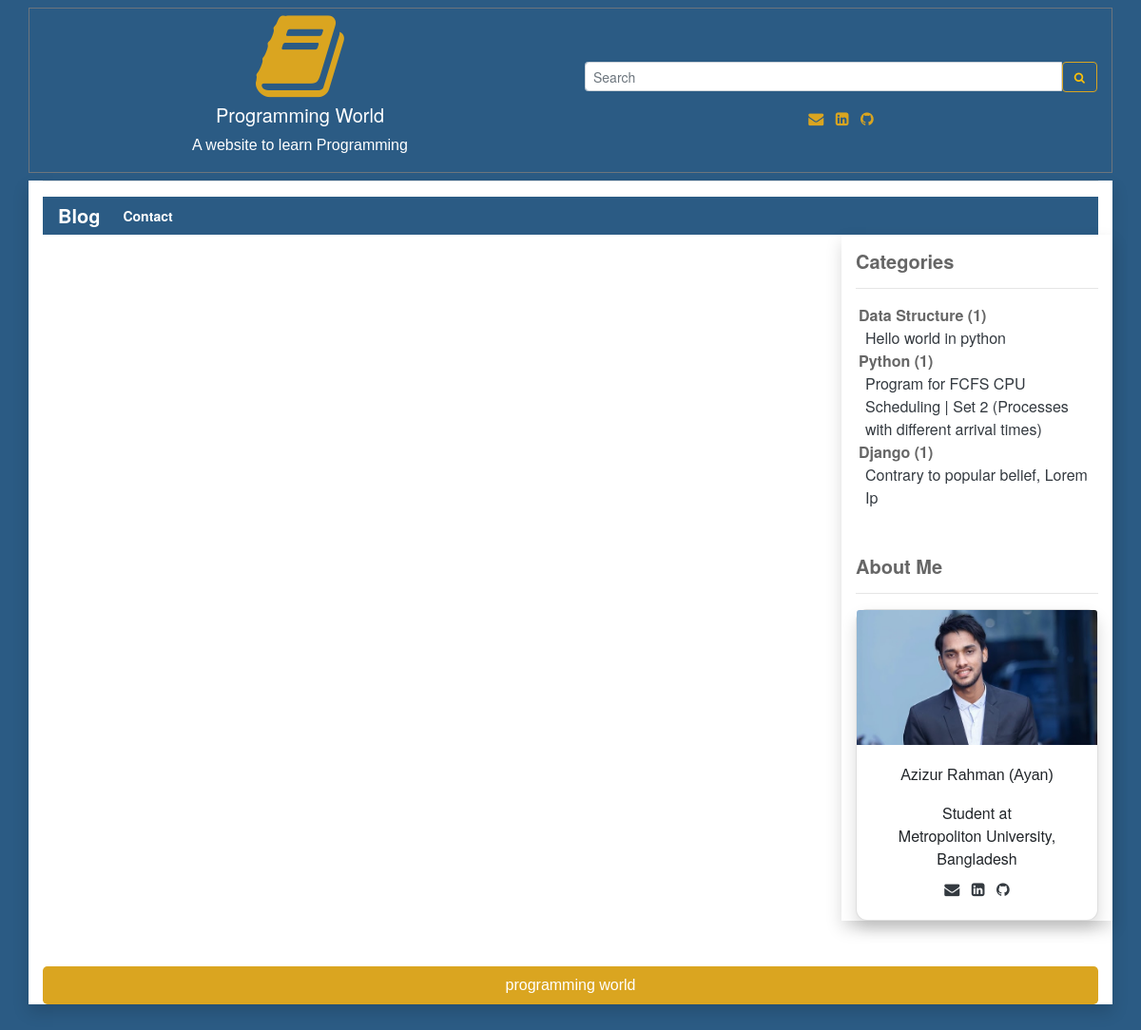
The page /date/2021-04-30 on the database as committed earlier.
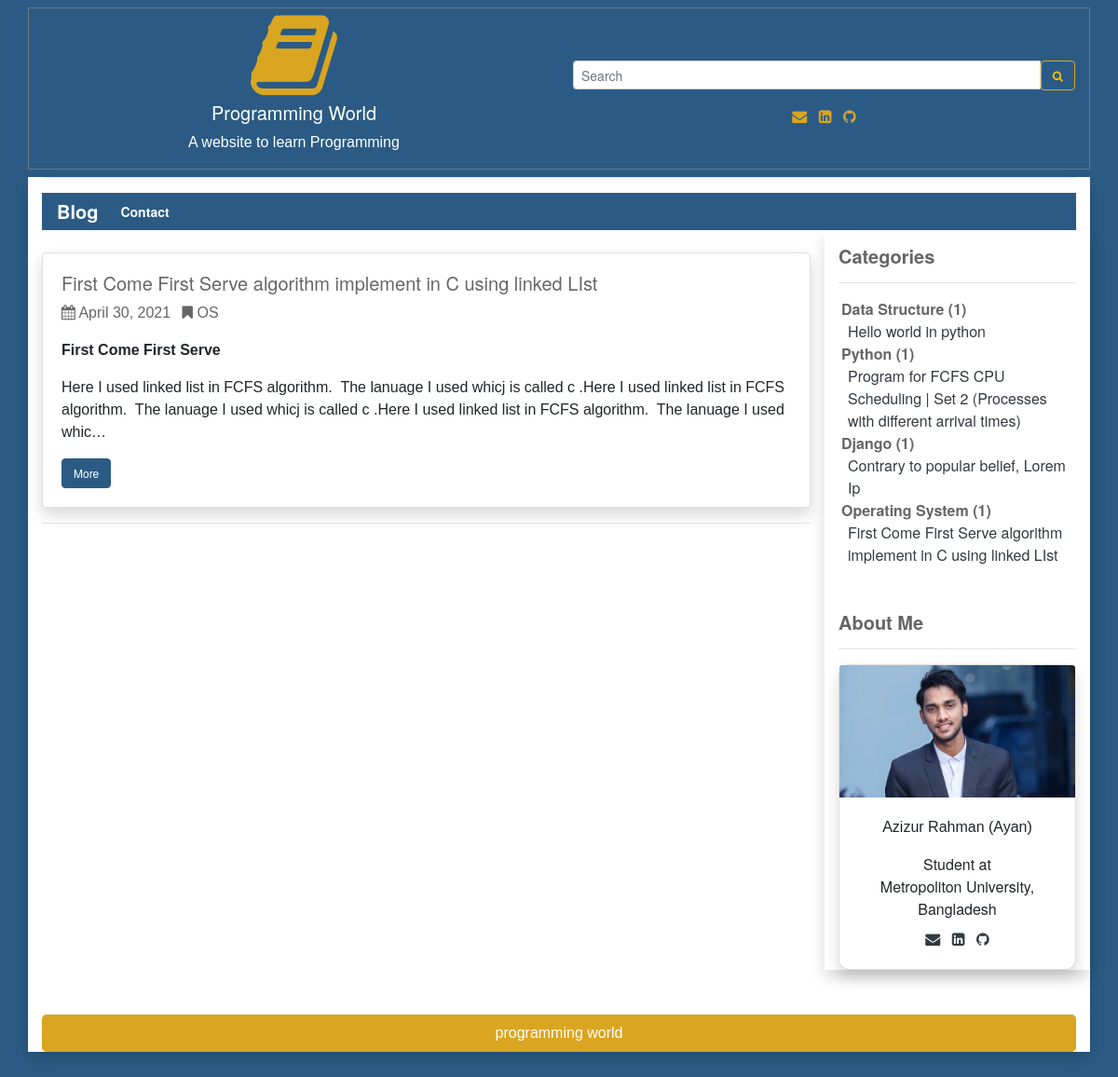
The same page on the database as committed later.
### user_panel_1/models.py (models this page shows)
class Category(models.Model):
    cat_name = models.CharField(max_length=300)
    def __str__(self):
        return self.cat_name

class Blog(models.Model):
    cat_name = models.ForeignKey(Category, on_delete=models.CASCADE)
    blog_priority = models.IntegerField(blank=True, null=True)
    blog_tags = models.CharField(max_length=200,  blank=True, null=True)
    blog_title = models.CharField(max_length=200)
    blog_author = models.CharField(max_length=200)
    blog_descriptions = models.CharField(max_length=600);
    blog_body = RichTextUploadingField(blank=True, null=True)
    blog_views = models.IntegerField(default=0)
    blog_date = models.DateField(auto_now_add=True, auto_now=False, blank=True)
    def __str__(self):
        return self.blog_title

### user_panel_1/views.py (the view)
# urls.py: path('date/<str:slug>', views.date, name='date'),
def date(request, slug):
    blog = Blog.objects.filter(blog_date__contains=slug)
    category = Category.objects.all()
    categorys = Blog.objects.all().select_related('cat_name')
    print(categorys)
    context = {
        'category': category,
        'blog': blog,
        'object_list': categorys,
    }
    return render(request, 'extra.html', context)

### templates/extra.html
{% extends 'base.html' %}
{% load static %}
{% block content %}
   {% for blog in blog %}
    <div class="card shadow mt-4">
    <div class="card-body">
         <h5 class="title">{{blog.blog_title |truncatechars:100}}</h5>
     <p  class="description"><i class="fa fa-calendar" aria-hidden="true"></i> <a href="{% url 'date' blog.blog_date %}" class="mr-2 ur description"> {{ blog.blog_date}} </a> <i class="fa fa-bookmark" aria-hidden="true"></i>
         <a href="{% url 'tags' blog.blog_tags %}" class="ur description">  {{ blog.blog_tags}} </a>
                            </p>
         <p>{{blog.blog_body | safe |truncatechars:300}}</p>
         <a href="{% url 'more' blog.id %}" class="btn btn-info">More</a>
     </div>
    </div>
    <hr>
    {% endfor %}
{% endblock content %}

### templates/base.html (shortened to what this page needs)
{% load static %}
{% load humanize %}
<!DOCTYPE html>
<html lang="en">
<head>
  <link rel="stylesheet" href="https://maxcdn.bootstrapcdn.com/bootstrap/4.5.2/css/bootstrap.min.css">
  <link rel="stylesheet"
      href="//cdnjs.cloudflare.com/ajax/libs/highlight.js/10.7.2/styles/default.min.css">
    <link
      rel="stylesheet"
      href="https://cdnjs.cloudflare.com/ajax/libs/font-awesome/4.7.0/css/font-awesome.min.css"
    />
    <link
      rel="stylesheet"
      href="{% static 'css/style.css' %}"
    />
    <link href="https://cdn.jsdelivr.net/gh/gitbrent/bootstrap4-toggle@3.6.1/css/bootstrap4-toggle.min.css" rel="stylesheet">
</head>
<body style="background:#2b5b84;">
 <div class="container mt-2 text-center border border-secondary">
 <div class="row">
     <div class="col-sm-6">
     <i class="fa fa-book logo" aria-hidden="true"></i><br>
 <h5 class="text-white">Programming World</h5>
 <p class="text-white">A website to learn Programming</p>
     </div>
     <div class="col-sm-6 mt-2">
        <form method="GET" action="{% url 'search' %}">
    <div class="input-group input-group-sm mt-5"  >
      <input type="text" class="form-control" placeholder="Search" name='search' required>
      <div class="input-group-btn">
        <button class="btn btn-outline-warning" type="submit"><i class="fa fa-search" aria-hidden="true"></i>
</button>
      </div>
    </div>
  </form>
       <div class="mt-3">
       <span class="text-style-two"><a href="mailto:aaziz9642@gmail.com" class="text-warning ur"><i class="fa fa-envelope pr-2" aria-hidden="true"></i> </a></span>
<span class="text-style-two"><a href="https://linkedin.com/in/azizur-rahman-720636165"  target="_blank" class="text-warning ur"><i class="fa fa-linkedin-square" aria-hidden="true"></i> </a></span>
<span class="text-style-two"><a href="https://github.com/ayanchyaziz123" target="_blank" class="text-warning ur"><i class="fa fa-github pl-2" aria-hidden="true"></i></a></span>
     </div>
     </div>
    </div>
</div>
<div class="container bg-white shadow">
  <hr class="mt-2">
    <nav class="navbar navbar-expand-lg navbar-dark bg-dark mt-2 pt-0 pb-0">
  <a class="navbar-brand" href="{% url 'blog' %}">Blog</a>
  <div class="collapse navbar-collapse" id="navbarSupportedContent">
    <ul class="navbar-nav mr-auto">
      <li class="nav-item active">
        <a class="nav-link" href="{% url 'contact' %}">Contact<span class="sr-only">(current)</span></a>
      </li>
    </ul>
  </div>
</nav>
<div class="row">
    <div class="col-sm-9">
    {% block content %}
    {% endblock content %}
    </div>
    <div class="col-sm-3 shadow">
     <h5 class="mt-3"><strong class="title">Categories</strong></h5>
     <hr>
     {% regroup object_list by cat_name as cat_all %}
<ul>
{% for categories in cat_all %}
    <li style="list-style-type:none; margin-left:-37px;"><strong class="title">{{ categories.grouper }} ({{ categories.list|length}}) </strong>
    <ul>
        {% for blog in categories.list %}
          <li style="list-style-type:none; margin-left:-33px;"><a href="{% url 'more' blog.id %}" class="text-dark ur">{{ blog.blog_title }}</li></a>
        {% endfor %}
    </ul>
    </li>
{% endfor %}
</ul>
<h5 class="mt-5"><strong class="title">About Me</strong></h5>
<hr>
<div class="card shadow rounded">
  <img class="card-img-top" src="{% static 'aya.jpeg' %}" alt="Card image cap">
  <div class="card-body text-center">
    <p class="card-text ur">Azizur Rahman (Ayan)</p>
    <span class="ur">Student at <br> Metropoliton University, Bangladesh</span> <br>
    <div class="mt-2">
     <span class="text-style-two"><a href="mailto:aaziz9642@gmail.com" class="text-dark ur"><i class="fa fa-envelope pr-2" aria-hidden="true"></i> </a></span>
<span class="text-style-two"><a href="https://linkedin.com/in/azizur-rahman-720636165"  target="_blank" class="text-dark ur"><i class="fa fa-linkedin-square" aria-hidden="true"></i> </a></span>
<span class="text-style-two"><a href="https://github.com/ayanchyaziz123" target="_blank" class="text-dark ur"><i class="fa fa-github pl-2" aria-hidden="true"></i></a></span>
  </div>
  </div>
</div>
    </div>
</div>
<div class="jumbotron mt-5 pb-0 pt-0 text-center text-white" style="background:#DAA520;">
    <p class="lead mt-2 mb-2">
        <p class="pt-2 pb-2"><a href="{% url 'blog' %}" class="text-white">programming world</a></p>
    </p>
</div>
</div>
</body>
</html>

### static/css/style.css (style rules this page uses)
body { background-color: #2b5b84; font-family:Helvetica Neue; font-size:14; }
.bg-dark { background: #2b5b84 !important; }
.logo { font-size: 100px; color: #DAA520; }
li .nav-link { font-size: 14px !important; }
.btn { font-size: 12px !important; }
p { font-family: Arial, Helvetica, sans-serif; }
.navbar-nav .nav-item { font-weight: 600 !important; }
.navbar-brand { font-weight: 600 !important; }
.description { color: #666666; }
.btn-outline-warning { border-color: #DAA520 !important; color: #DAA520 im !important; }
.title { color: #666; }
.btn-info { background-color: #2b5b84; border-color: #2b5b84; }
.text-warning { color: #DAA520 !important; }
.ur { text-decoration: none !important; }
.rounded { border-radius: 12px !important; }

Rows that differ between the two databases and show on the page:
added Blog: blog_title "First Come First Serve algorithm implement in C using linked LIst", blog_date "April 30, 2021", blog_tags "OS", blog_body "First Come First Serve Here I used linked list in FCFS algorithm. The lanuage I used whicj is called c .Here I used linked list in FCFS algorithm. The lanuage I used whicj is called c .Here I used linked list in FCFS algorithm. The lanuage I used whic…"
now on this page (row unchanged): Category: grouper "Operating System", list|length "1"
